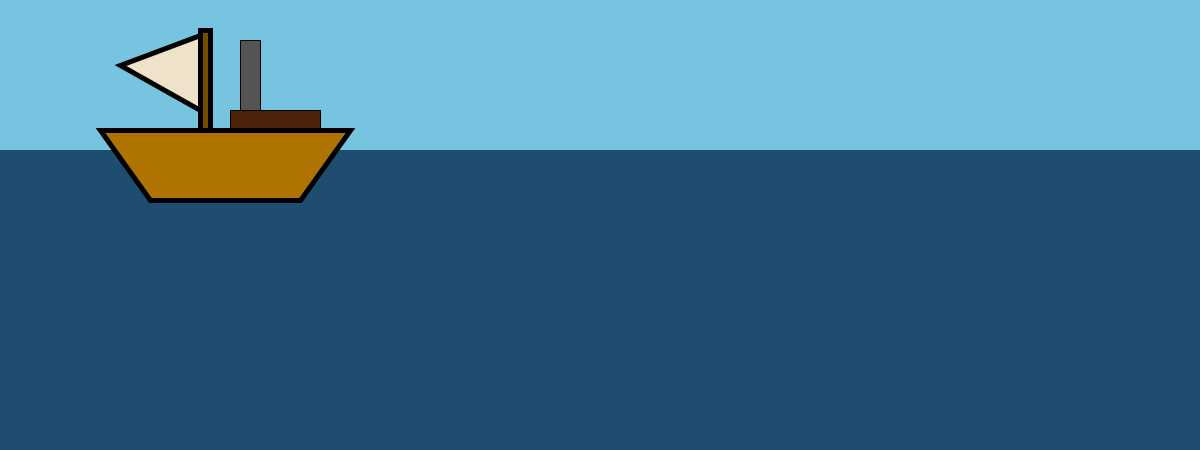
Frame 1 (no input)
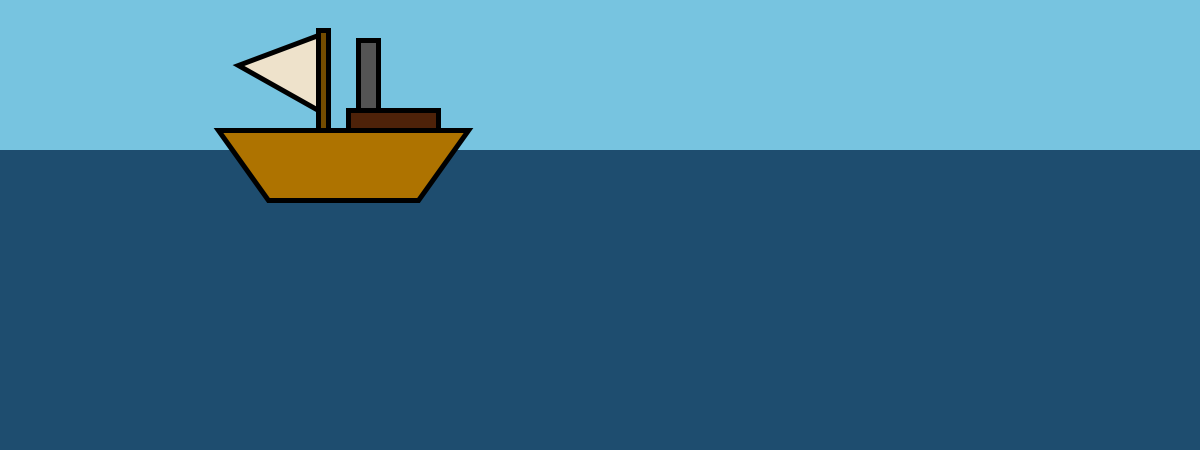
Frame 60 (the mouse pressed at the canvas centre just before this capture)
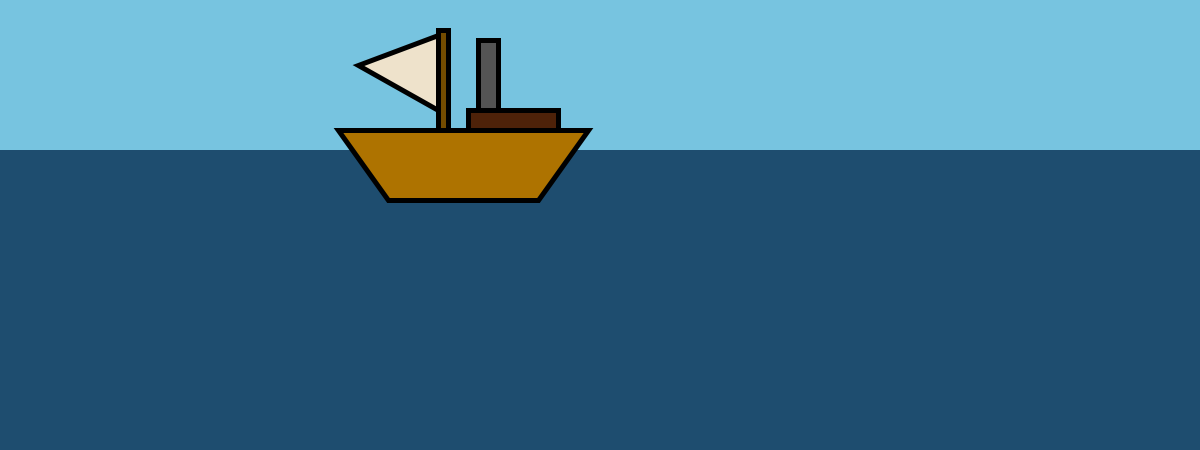
Frame 120 (the mouse held since frame 60 and released just before this capture)

The Processing sketch that drew these frames (run headless with seeded random() and noise(); from frame 60 on, the mouse is pressed at the canvas centre):

// Processing sketch: processing_50341
// ── processing_50341.pde

int posicionX;


void setup(){
size(1200,450);
smooth();
noStroke();
posicionX=100;

}

void draw(){
background(119,196,224);
fill (30,77,111);
noStroke();
rect(0,150,1200,450);

noFill();
stroke(0);
fill (84,84,84);
rect(posicionX+140,40,20,100);
fill (78,34,9);
rect(posicionX+130,110,90,50);
strokeWeight(5);
fill (174,115,0);
quad(posicionX+50,200,posicionX+200,200,posicionX+250,130,posicionX,130);
fill (238,226,203);
triangle(posicionX+20,65,posicionX+100,110,posicionX+100,35);
fill (116,76,0);
rect(posicionX+100,30,10,100);
//ellipse(1200-posicionX,150,100,100);
posicionX=posicionX+1; //posicionX y se suma 1 


posicionX=posicionX+1;

}
